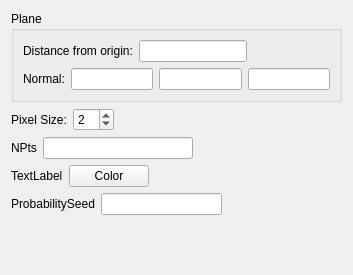
<?xml version="1.0" encoding="UTF-8"?>
<ui version="4.0">
 <class>ConstantDensityPlaneForm</class>
 <widget class="QWidget" name="ConstantDensityPlaneForm">
  <property name="geometry">
   <rect>
    <x>0</x>
    <y>0</y>
    <width>353</width>
    <height>275</height>
   </rect>
  </property>
  <property name="windowTitle">
   <string>Form</string>
  </property>
  <layout class="QVBoxLayout" name="verticalLayout_2">
   <item>
    <widget class="QGroupBox" name="Plane">
     <property name="title">
      <string>Plane</string>
     </property>
     <property name="flat">
      <bool>true</bool>
     </property>
     <layout class="QVBoxLayout" name="verticalLayout">
      <item>
       <layout class="QHBoxLayout" name="horizontalLayout">
        <item>
         <widget class="QLabel" name="label">
          <property name="text">
           <string>Distance from origin:</string>
          </property>
         </widget>
        </item>
        <item>
         <widget class="QLineEdit" name="leDist"/>
        </item>
        <item>
         <spacer name="horizontalSpacer_4">
          <property name="orientation">
           <enum>Qt::Horizontal</enum>
          </property>
          <property name="sizeHint" stdset="0">
           <size>
            <width>40</width>
            <height>20</height>
           </size>
          </property>
         </spacer>
        </item>
       </layout>
      </item>
      <item>
       <layout class="QHBoxLayout" name="horizontalLayout_2">
        <item>
         <widget class="QLabel" name="label_2">
          <property name="text">
           <string>Normal:</string>
          </property>
         </widget>
        </item>
        <item>
         <widget class="QLineEdit" name="leNX"/>
        </item>
        <item>
         <widget class="QLineEdit" name="leNY"/>
        </item>
        <item>
         <widget class="QLineEdit" name="leNZ"/>
        </item>
       </layout>
      </item>
     </layout>
    </widget>
   </item>
   <item>
    <layout class="QHBoxLayout" name="horizontalLayout_6">
     <item>
      <widget class="QLabel" name="label_3">
       <property name="text">
        <string>Pixel Size:</string>
       </property>
      </widget>
     </item>
     <item>
      <widget class="QSpinBox" name="sbPixelSize">
       <property name="minimum">
        <number>1</number>
       </property>
       <property name="maximum">
        <number>20</number>
       </property>
       <property name="value">
        <number>2</number>
       </property>
      </widget>
     </item>
     <item>
      <spacer name="horizontalSpacer_5">
       <property name="orientation">
        <enum>Qt::Horizontal</enum>
       </property>
       <property name="sizeHint" stdset="0">
        <size>
         <width>40</width>
         <height>20</height>
        </size>
       </property>
      </spacer>
     </item>
    </layout>
   </item>
   <item>
    <layout class="QHBoxLayout" name="horizontalLayout_3">
     <item>
      <widget class="QLabel" name="label_7">
       <property name="text">
        <string>NPts</string>
       </property>
      </widget>
     </item>
     <item>
      <widget class="QLineEdit" name="leNPts"/>
     </item>
     <item>
      <spacer name="horizontalSpacer_2">
       <property name="orientation">
        <enum>Qt::Horizontal</enum>
       </property>
       <property name="sizeHint" stdset="0">
        <size>
         <width>40</width>
         <height>20</height>
        </size>
       </property>
      </spacer>
     </item>
    </layout>
   </item>
   <item>
    <layout class="QHBoxLayout" name="horizontalLayout_4">
     <item>
      <widget class="QLabel" name="lbColor">
       <property name="text">
        <string>TextLabel</string>
       </property>
      </widget>
     </item>
     <item>
      <widget class="QPushButton" name="pbColor">
       <property name="text">
        <string>Color</string>
       </property>
      </widget>
     </item>
     <item>
      <spacer name="horizontalSpacer">
       <property name="orientation">
        <enum>Qt::Horizontal</enum>
       </property>
       <property name="sizeHint" stdset="0">
        <size>
         <width>40</width>
         <height>20</height>
        </size>
       </property>
      </spacer>
     </item>
    </layout>
   </item>
   <item>
    <layout class="QHBoxLayout" name="horizontalLayout_5">
     <item>
      <widget class="QLabel" name="label_9">
       <property name="text">
        <string>ProbabilitySeed</string>
       </property>
      </widget>
     </item>
     <item>
      <widget class="QLineEdit" name="leProbabilitySeed"/>
     </item>
     <item>
      <spacer name="horizontalSpacer_3">
       <property name="orientation">
        <enum>Qt::Horizontal</enum>
       </property>
       <property name="sizeHint" stdset="0">
        <size>
         <width>40</width>
         <height>20</height>
        </size>
       </property>
      </spacer>
     </item>
    </layout>
   </item>
   <item>
    <spacer name="verticalSpacer">
     <property name="orientation">
      <enum>Qt::Vertical</enum>
     </property>
     <property name="sizeHint" stdset="0">
      <size>
       <width>20</width>
       <height>8</height>
      </size>
     </property>
    </spacer>
   </item>
  </layout>
 </widget>
 <resources/>
 <connections/>
</ui>
